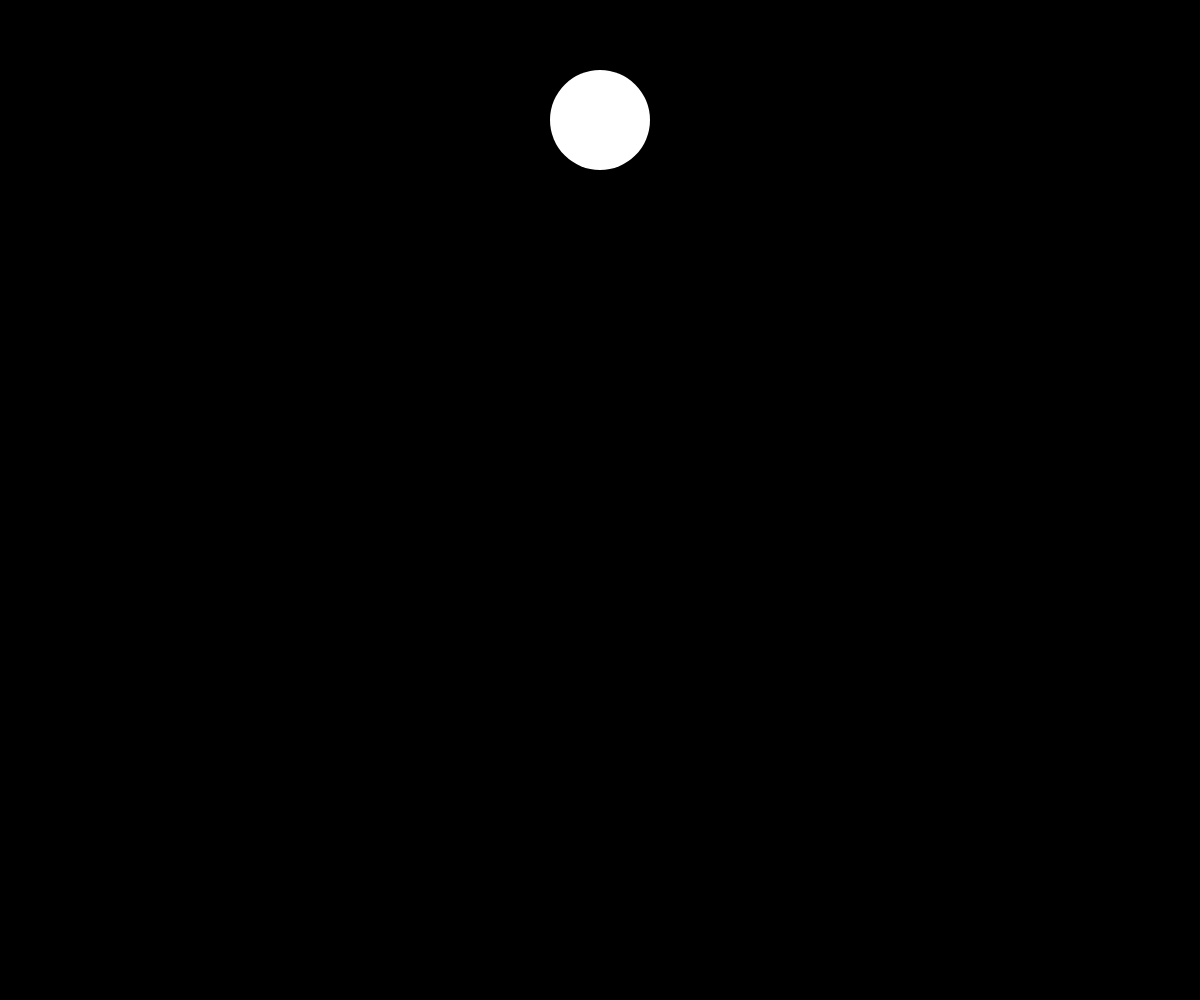
Frame 1 (no input)
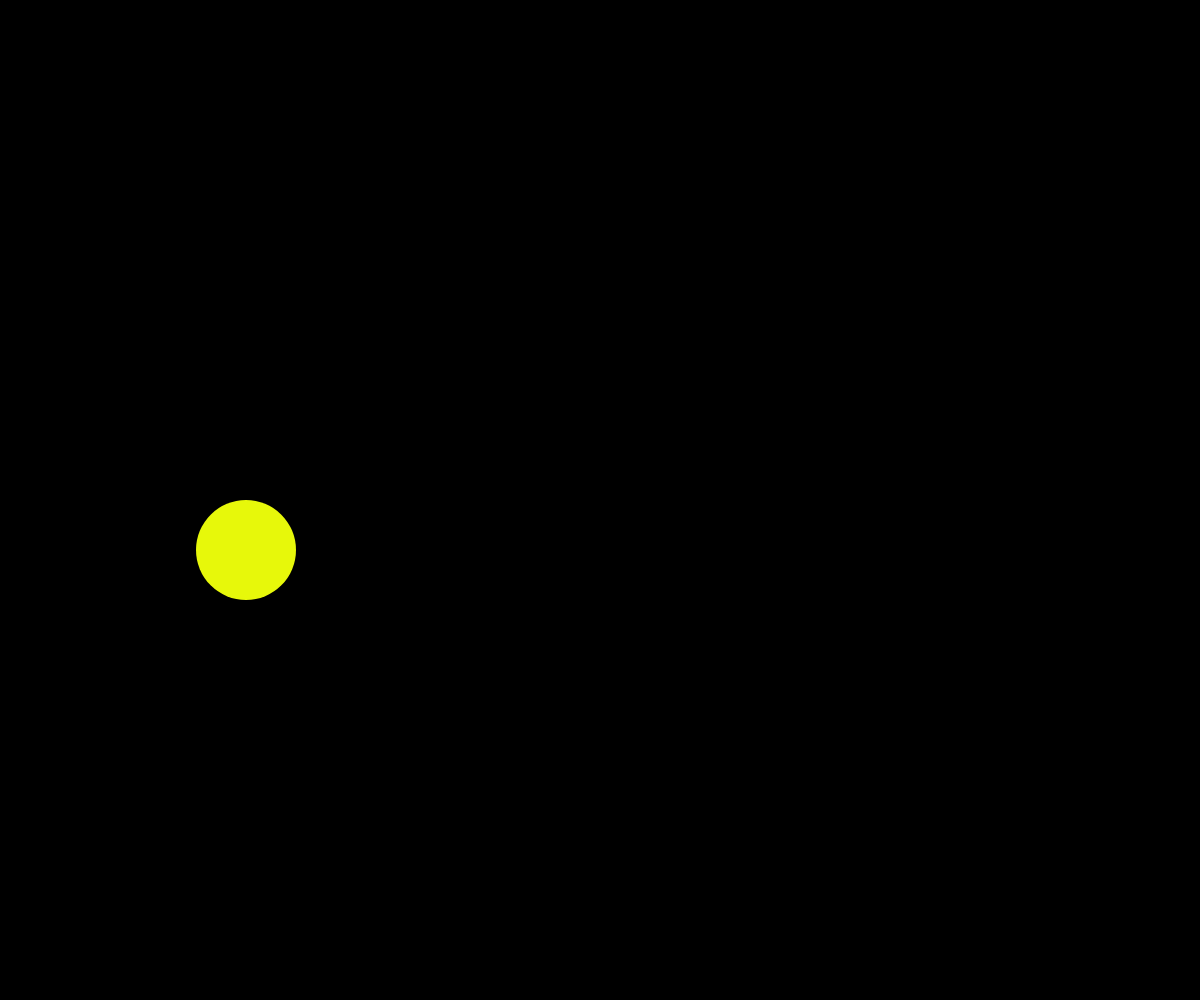
Frame 60 (no input)
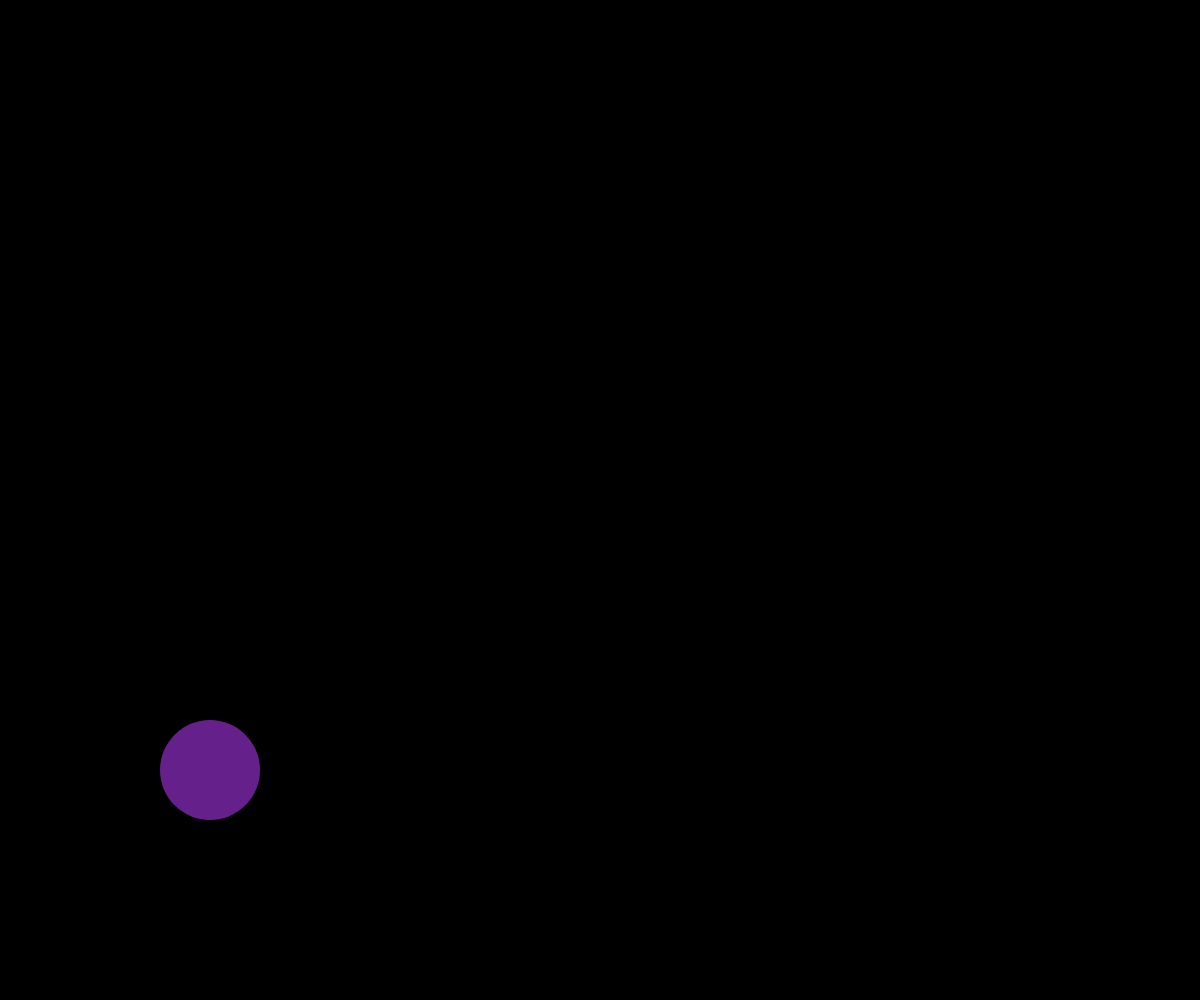
Frame 120 (the mouse pressed at the canvas centre since frame 60)

The p5.js sketch that drew these frames (run headless with seeded random() and noise() and a simulated clock; from frame 60 on, the mouse is pressed at the canvas centre):

// p5.js sketch
// ── sketch.js
let color = 1;
let xPos = 0;
let yPos = 120;
let size = 100;
let fillValueR = 255;
let fillValueG = 255;
let fillValueB = 255;
let xSpeed = 6;
let ySpeed = 10;

function setup() {
    createCanvas(window.innerWidth, window.innerHeight);
    xPos = width / 2;
    yPos = 120;
}

function draw() {
    background(0);
    fill(fillValueR, fillValueG, fillValueB);
    noStroke();
    circle(xPos, yPos, size);

    //size += 0.6;
    xPos -= xSpeed;
    yPos -= ySpeed;

    if (xPos - size / 2 < 0 || xPos + size / 2 > width) {
        //xPos = width;
        xSpeed *= -1;
        //size = 1;
        fillValueR = Math.floor(Math.random() * 256);
        fillValueG = Math.floor(Math.random() * 256);
        fillValueB = Math.floor(Math.random() * 256);
    }

    if (yPos - size / 2 < 0 || yPos + size / 2 > height) {
        ySpeed *= -1;
        fillValueR = Math.floor(Math.random() * 256);
        fillValueG = Math.floor(Math.random() * 256);
        fillValueB = Math.floor(Math.random() * 256);
    }
}
